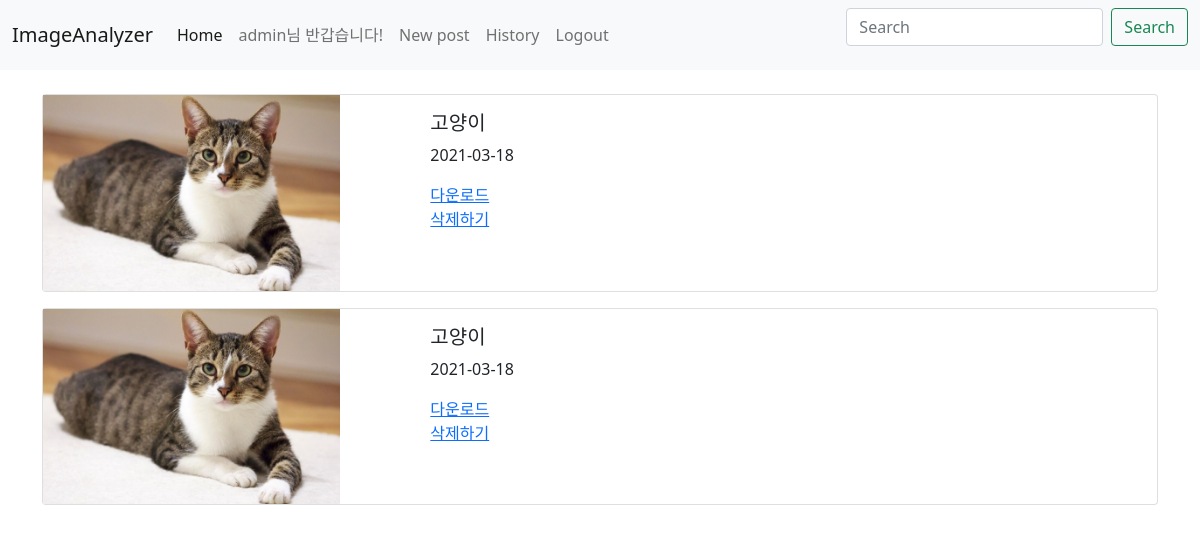
Page /polls/history/ (signed in) on the earlier database version.
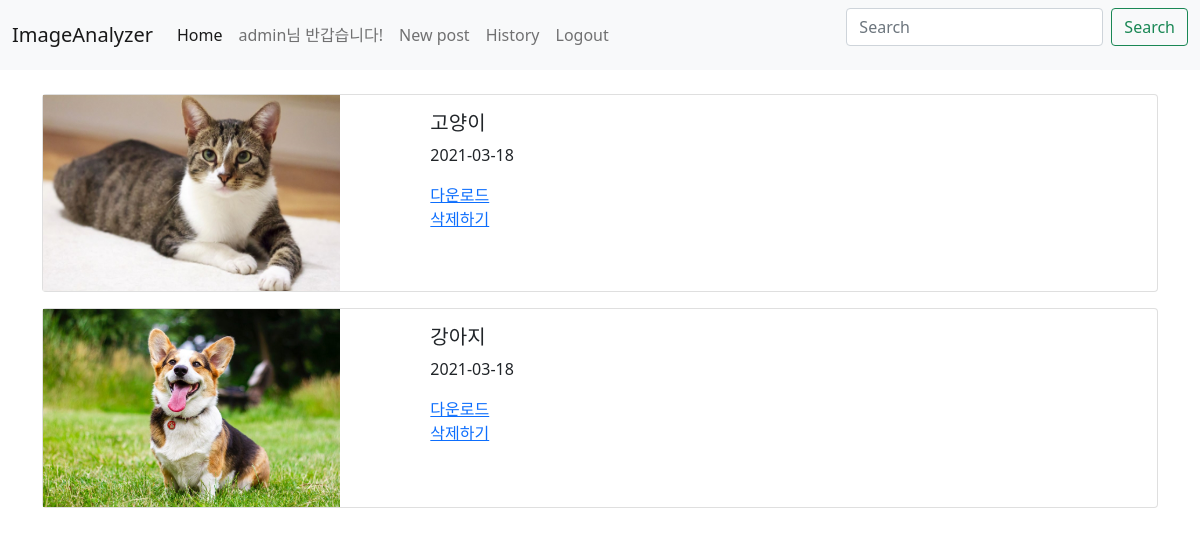
Same page on the later database version.
### polls/models.py (models this page shows, shortened)
class Images_info(models.Model):
    author = models.ForeignKey(settings.AUTH_USER_MODEL, on_delete=models.CASCADE)
    image_title = models.CharField(max_length=200)
    image_pub_date = models.DateTimeField('date published')
    image_data = models.ImageField(blank=True, upload_to="images", null=True)

### polls/views.py (the view)
# urls.py: path('history/', views.history, name='history'),
def history(request):
    images = Images_info.objects.filter(author=request.user)
    return render(request, 'history.html', {'images' : images})

### polls/templates/history.html
{% extends 'base.html' %}
{% block content %}
{% for image in images.all %}
<div class="card mb-3" style="width: 100%;">
    <div class="row g-0">
      <div class="col-md-4">
        <img src="{{ image.image_data.url }}" width=80% height=auto>
      </div>
      <div class="col-md-8">
        <div class="card-body">
          <h5 class="card-title">{{ image.image_title }}</h5>
          <p class="card-text">{{ image.image_pub_date | date:"Y-m-d" }}</p>
          <a href="{% url 'downloads' image.id %}">다운로드</a>
          <br>
          <a href="{% url 'delete' image.id %}">삭제하기</a>
        </div>
      </div>
    </div>
  </div>
{% endfor %}
{% endblock %}

Differences in the rows shown:
removed Images_info: image_data (picture), image_title "고양이", image_pub_date "2021-03-18"
added Images_info: image_data (picture), image_title "강아지", image_pub_date "2021-03-18"
